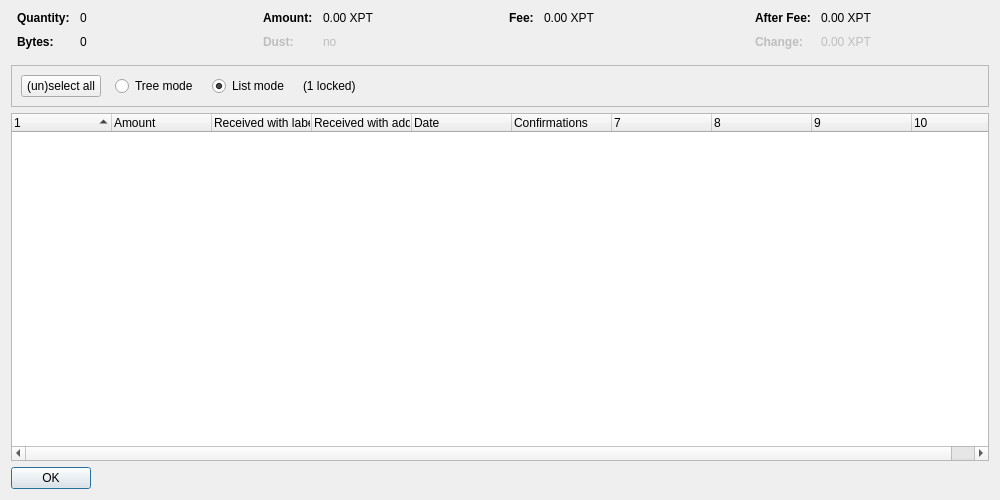
<?xml version="1.0" encoding="UTF-8"?>
<ui version="4.0">
 <class>CoinControlDialog</class>
 <widget class="QDialog" name="CoinControlDialog">
  <property name="geometry">
   <rect>
    <x>0</x>
    <y>0</y>
    <width>1000</width>
    <height>500</height>
   </rect>
  </property>
  <property name="windowTitle">
   <string>Coin Selection</string>
  </property>
  <layout class="QVBoxLayout" name="verticalLayout">
   <item>
    <layout class="QHBoxLayout" name="horizontalLayoutTop" stretch="0,0,0,0">
     <property name="topMargin">
      <number>0</number>
     </property>
     <property name="bottomMargin">
      <number>10</number>
     </property>
     <item>
      <layout class="QFormLayout" name="formLayoutCoinControl1">
       <property name="horizontalSpacing">
        <number>10</number>
       </property>
       <property name="verticalSpacing">
        <number>10</number>
       </property>
       <property name="leftMargin">
        <number>6</number>
       </property>
       <property name="rightMargin">
        <number>6</number>
       </property>
       <item row="0" column="0">
        <widget class="QLabel" name="labelCoinControlQuantityText">
         <property name="font">
          <font>
           <weight>75</weight>
           <bold>true</bold>
          </font>
         </property>
         <property name="text">
          <string>Quantity:</string>
         </property>
        </widget>
       </item>
       <item row="0" column="1">
        <widget class="QLabel" name="labelCoinControlQuantity">
         <property name="cursor">
          <cursorShape>IBeamCursor</cursorShape>
         </property>
         <property name="contextMenuPolicy">
          <enum>Qt::ActionsContextMenu</enum>
         </property>
         <property name="text">
          <string notr="true">0</string>
         </property>
         <property name="textInteractionFlags">
          <set>Qt::LinksAccessibleByMouse|Qt::TextSelectableByKeyboard|Qt::TextSelectableByMouse</set>
         </property>
        </widget>
       </item>
       <item row="1" column="0">
        <widget class="QLabel" name="labelCoinControlBytesText">
         <property name="font">
          <font>
           <weight>75</weight>
           <bold>true</bold>
          </font>
         </property>
         <property name="text">
          <string>Bytes:</string>
         </property>
        </widget>
       </item>
       <item row="1" column="1">
        <widget class="QLabel" name="labelCoinControlBytes">
         <property name="cursor">
          <cursorShape>IBeamCursor</cursorShape>
         </property>
         <property name="contextMenuPolicy">
          <enum>Qt::ActionsContextMenu</enum>
         </property>
         <property name="text">
          <string notr="true">0</string>
         </property>
         <property name="textInteractionFlags">
          <set>Qt::LinksAccessibleByMouse|Qt::TextSelectableByKeyboard|Qt::TextSelectableByMouse</set>
         </property>
        </widget>
       </item>
      </layout>
     </item>
     <item>
      <layout class="QFormLayout" name="formLayoutCoinControl2">
       <property name="horizontalSpacing">
        <number>10</number>
       </property>
       <property name="verticalSpacing">
        <number>10</number>
       </property>
       <property name="leftMargin">
        <number>6</number>
       </property>
       <property name="rightMargin">
        <number>6</number>
       </property>
       <item row="0" column="0">
        <widget class="QLabel" name="labelCoinControlAmountText">
         <property name="font">
          <font>
           <weight>75</weight>
           <bold>true</bold>
          </font>
         </property>
         <property name="text">
          <string>Amount:</string>
         </property>
        </widget>
       </item>
       <item row="0" column="1">
        <widget class="QLabel" name="labelCoinControlAmount">
         <property name="cursor">
          <cursorShape>IBeamCursor</cursorShape>
         </property>
         <property name="contextMenuPolicy">
          <enum>Qt::ActionsContextMenu</enum>
         </property>
         <property name="text">
          <string notr="true">0.00 XPT</string>
         </property>
         <property name="textInteractionFlags">
          <set>Qt::LinksAccessibleByMouse|Qt::TextSelectableByKeyboard|Qt::TextSelectableByMouse</set>
         </property>
        </widget>
       </item>
       <item row="1" column="0">
        <widget class="QLabel" name="labelCoinControlLowOutputText">
         <property name="enabled">
          <bool>false</bool>
         </property>
         <property name="font">
          <font>
           <weight>75</weight>
           <bold>true</bold>
          </font>
         </property>
         <property name="text">
          <string>Dust:</string>
         </property>
        </widget>
       </item>
       <item row="1" column="1">
        <widget class="QLabel" name="labelCoinControlLowOutput">
         <property name="enabled">
          <bool>false</bool>
         </property>
         <property name="cursor">
          <cursorShape>IBeamCursor</cursorShape>
         </property>
         <property name="contextMenuPolicy">
          <enum>Qt::ActionsContextMenu</enum>
         </property>
         <property name="text">
          <string notr="true">no</string>
         </property>
         <property name="textInteractionFlags">
          <set>Qt::LinksAccessibleByMouse|Qt::TextSelectableByKeyboard|Qt::TextSelectableByMouse</set>
         </property>
        </widget>
       </item>
      </layout>
     </item>
     <item>
      <layout class="QFormLayout" name="formLayoutCoinControl3">
       <property name="horizontalSpacing">
        <number>10</number>
       </property>
       <property name="verticalSpacing">
        <number>10</number>
       </property>
       <property name="leftMargin">
        <number>6</number>
       </property>
       <property name="rightMargin">
        <number>6</number>
       </property>
       <item row="0" column="0">
        <widget class="QLabel" name="labelCoinControlFeeText">
         <property name="font">
          <font>
           <weight>75</weight>
           <bold>true</bold>
          </font>
         </property>
         <property name="text">
          <string>Fee:</string>
         </property>
        </widget>
       </item>
       <item row="0" column="1">
        <widget class="QLabel" name="labelCoinControlFee">
         <property name="cursor">
          <cursorShape>IBeamCursor</cursorShape>
         </property>
         <property name="contextMenuPolicy">
          <enum>Qt::ActionsContextMenu</enum>
         </property>
         <property name="text">
          <string notr="true">0.00 XPT</string>
         </property>
         <property name="textInteractionFlags">
          <set>Qt::LinksAccessibleByMouse|Qt::TextSelectableByKeyboard|Qt::TextSelectableByMouse</set>
         </property>
        </widget>
       </item>
      </layout>
     </item>
     <item>
      <layout class="QFormLayout" name="formLayoutCoinControl4">
       <property name="horizontalSpacing">
        <number>10</number>
       </property>
       <property name="verticalSpacing">
        <number>10</number>
       </property>
       <property name="leftMargin">
        <number>6</number>
       </property>
       <property name="rightMargin">
        <number>6</number>
       </property>
       <item row="0" column="0">
        <widget class="QLabel" name="labelCoinControlAfterFeeText">
         <property name="font">
          <font>
           <weight>75</weight>
           <bold>true</bold>
          </font>
         </property>
         <property name="text">
          <string>After Fee:</string>
         </property>
        </widget>
       </item>
       <item row="0" column="1">
        <widget class="QLabel" name="labelCoinControlAfterFee">
         <property name="cursor">
          <cursorShape>IBeamCursor</cursorShape>
         </property>
         <property name="contextMenuPolicy">
          <enum>Qt::ActionsContextMenu</enum>
         </property>
         <property name="text">
          <string notr="true">0.00 XPT</string>
         </property>
         <property name="textInteractionFlags">
          <set>Qt::LinksAccessibleByMouse|Qt::TextSelectableByKeyboard|Qt::TextSelectableByMouse</set>
         </property>
        </widget>
       </item>
       <item row="1" column="0">
        <widget class="QLabel" name="labelCoinControlChangeText">
         <property name="enabled">
          <bool>false</bool>
         </property>
         <property name="font">
          <font>
           <weight>75</weight>
           <bold>true</bold>
          </font>
         </property>
         <property name="text">
          <string>Change:</string>
         </property>
        </widget>
       </item>
       <item row="1" column="1">
        <widget class="QLabel" name="labelCoinControlChange">
         <property name="enabled">
          <bool>false</bool>
         </property>
         <property name="cursor">
          <cursorShape>IBeamCursor</cursorShape>
         </property>
         <property name="contextMenuPolicy">
          <enum>Qt::ActionsContextMenu</enum>
         </property>
         <property name="text">
          <string notr="true">0.00 XPT</string>
         </property>
         <property name="textInteractionFlags">
          <set>Qt::LinksAccessibleByMouse|Qt::TextSelectableByKeyboard|Qt::TextSelectableByMouse</set>
         </property>
        </widget>
       </item>
      </layout>
     </item>
    </layout>
   </item>
   <item>
    <widget class="QFrame" name="frame">
     <property name="minimumSize">
      <size>
       <width>0</width>
       <height>40</height>
      </size>
     </property>
     <property name="frameShape">
      <enum>QFrame::StyledPanel</enum>
     </property>
     <property name="frameShadow">
      <enum>QFrame::Sunken</enum>
     </property>
     <layout class="QHBoxLayout" name="horizontalLayout">
      <item>
       <layout class="QHBoxLayout" name="horizontalLayoutPanel" stretch="0,0,0,0,0">
        <property name="spacing">
         <number>14</number>
        </property>
        <item>
         <widget class="QPushButton" name="pushButtonSelectAll">
          <property name="sizePolicy">
           <sizepolicy hsizetype="Maximum" vsizetype="Fixed">
            <horstretch>0</horstretch>
            <verstretch>0</verstretch>
           </sizepolicy>
          </property>
          <property name="text">
           <string>(un)select all</string>
          </property>
          <property name="autoDefault">
           <bool>false</bool>
          </property>
         </widget>
        </item>
        <item>
         <widget class="QRadioButton" name="radioTreeMode">
          <property name="sizePolicy">
           <sizepolicy hsizetype="Maximum" vsizetype="Fixed">
            <horstretch>0</horstretch>
            <verstretch>0</verstretch>
           </sizepolicy>
          </property>
          <property name="text">
           <string>Tree mode</string>
          </property>
         </widget>
        </item>
        <item>
         <widget class="QRadioButton" name="radioListMode">
          <property name="sizePolicy">
           <sizepolicy hsizetype="Maximum" vsizetype="Fixed">
            <horstretch>0</horstretch>
            <verstretch>0</verstretch>
           </sizepolicy>
          </property>
          <property name="text">
           <string>List mode</string>
          </property>
          <property name="checked">
           <bool>true</bool>
          </property>
         </widget>
        </item>
        <item>
         <widget class="QLabel" name="labelLocked">
          <property name="text">
           <string notr="true">(1 locked)</string>
          </property>
         </widget>
        </item>
        <item>
         <spacer name="horizontalSpacer">
          <property name="orientation">
           <enum>Qt::Horizontal</enum>
          </property>
          <property name="sizeHint" stdset="0">
           <size>
            <width>40</width>
            <height>20</height>
           </size>
          </property>
         </spacer>
        </item>
       </layout>
      </item>
     </layout>
    </widget>
   </item>
   <item>
    <widget class="CoinControlTreeWidget" name="treeWidget">
     <property name="contextMenuPolicy">
      <enum>Qt::CustomContextMenu</enum>
     </property>
     <property name="sortingEnabled">
      <bool>false</bool>
     </property>
     <property name="columnCount">
      <number>10</number>
     </property>
     <attribute name="headerShowSortIndicator" stdset="0">
      <bool>true</bool>
     </attribute>
     <attribute name="headerStretchLastSection">
      <bool>false</bool>
     </attribute>
     <column>
      <property name="text">
       <string/>
      </property>
     </column>
     <column>
      <property name="text">
       <string>Amount</string>
      </property>
     </column>
     <column>
      <property name="text">
       <string>Received with label</string>
      </property>
     </column>
     <column>
      <property name="text">
       <string>Received with address</string>
      </property>
     </column>
     <column>
      <property name="text">
       <string>Date</string>
      </property>
     </column>
     <column>
      <property name="text">
       <string>Confirmations</string>
      </property>
      <property name="toolTip">
       <string>Confirmed</string>
      </property>
     </column>
     <column>
      <property name="text">
       <string/>
      </property>
     </column>
     <column>
      <property name="text">
       <string/>
      </property>
     </column>
     <column>
      <property name="text">
       <string/>
      </property>
     </column>
     <column>
      <property name="text">
       <string/>
      </property>
     </column>
    </widget>
   </item>
   <item>
    <widget class="QDialogButtonBox" name="buttonBox">
     <property name="sizePolicy">
      <sizepolicy hsizetype="Maximum" vsizetype="Fixed">
       <horstretch>0</horstretch>
       <verstretch>0</verstretch>
      </sizepolicy>
     </property>
     <property name="orientation">
      <enum>Qt::Horizontal</enum>
     </property>
     <property name="standardButtons">
      <set>QDialogButtonBox::Ok</set>
     </property>
    </widget>
   </item>
  </layout>
 </widget>
 <customwidgets>
  <customwidget>
   <class>CoinControlTreeWidget</class>
   <extends>QTreeWidget</extends>
   <header>coincontroltreewidget.h</header>
  </customwidget>
 </customwidgets>
 <resources/>
 <connections/>
</ui>
